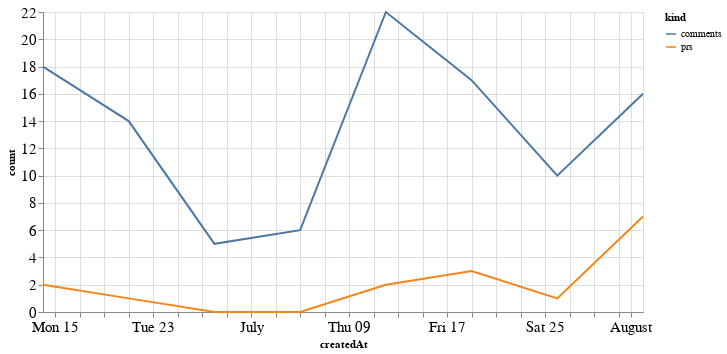

Source (notebook cell):
### Code cell
alt.Chart(total_time, width=600).mark_line().encode(
    x='createdAt',
    y='count',
    color='kind'
)

### Figure 1 — Vega-Lite specification as saved in the notebook (floating-point values rounded to 4 significant figures)
{"config": {"axisLeft": {"labelFontSize": 15}, "axisBottom": {"labelFontSize": 15}}, "data": {"name": "data-d8940b7d5e56b244d4d559aa35ade33e"}, "mark": "line", "encoding": {"color": {"type": "nominal", "field": "kind"}, "x": {"type": "temporal", "field": "createdAt"}, "y": {"type": "quantitative", "field": "count"}}, "width": 600, "$schema": "https://vega.github.io/schema/vega-lite/v4.8.1.json", "datasets": {"data-d8940b7d5e56b244d4d559aa35ade33e": [{"createdAt": "2020-06-14T00:00:00", "kind": "prs", "count": 2}, {"createdAt": "2020-06-21T00:00:00", "kind": "prs", "count": 1}, {"createdAt": "2020-06-28T00:00:00", "kind": "prs", "count": 0}, {"createdAt": "2020-07-05T00:00:00", "kind": "prs", "count": 0}, {"createdAt": "2020-07-12T00:00:00", "kind": "prs", "count": 2}, {"createdAt": "2020-07-19T00:00:00", "kind": "prs", "count": 3}, {"createdAt": "2020-07-26T00:00:00", "kind": "prs", "count": 1}, {"createdAt": "2020-08-02T00:00:00", "kind": "prs", "count": 7}, {"createdAt": "2020-06-14T00:00:00", "kind": "comments", "count": 18}, {"createdAt": "2020-06-21T00:00:00", "kind": "comments", "count": 14}, {"createdAt": "2020-06-28T00:00:00", "kind": "comments", "count": 5}, {"createdAt": "2020-07-05T00:00:00", "kind": "comments", "count": 6}, {"createdAt": "2020-07-12T00:00:00", "kind": "comments", "count": 22}, {"createdAt": "2020-07-19T00:00:00", "kind": "comments", "count": 17}, {"createdAt": "2020-07-26T00:00:00", "kind": "comments", "count": 10}, {"createdAt": "2020-08-02T00:00:00", "kind": "comments", "count": 16}]}}
